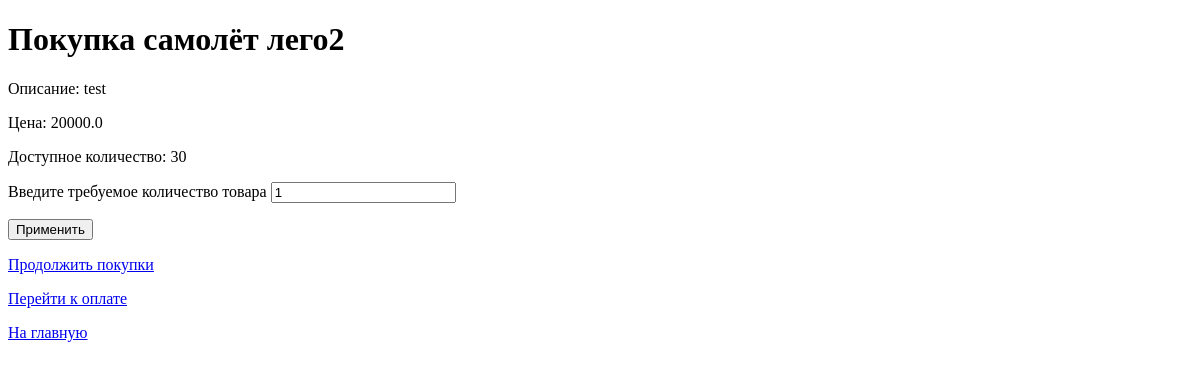
The app's page /buy/car/1 (signed in), older data.
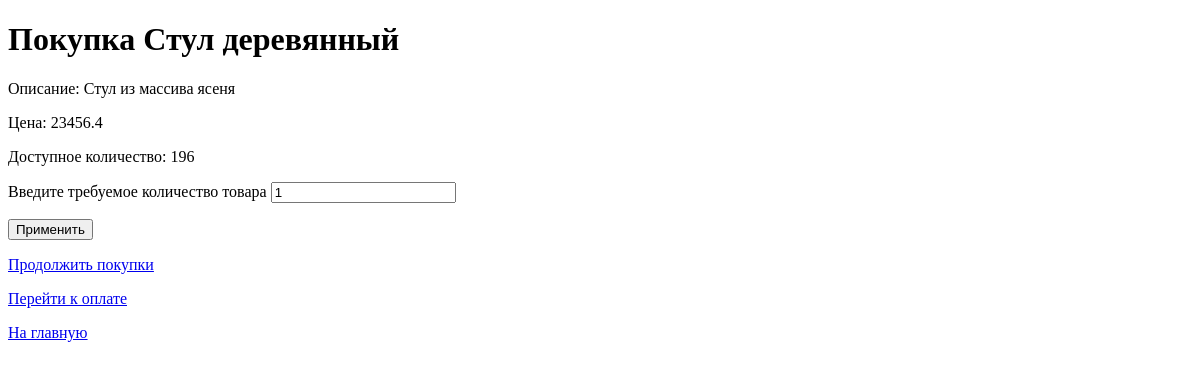
The same page, newer data.
### app/models/product.py (models this page shows)
class ProductModel(Base):
    __tablename__ = 'products'
    __table_args__ = {'keep_existing': True}
    id = Column(INTEGER, primary_key=True)
    name = Column(String, index=True)
    description = Column(String)
    item_number = Column(String)
    price = Column(DOUBLE)
    count = Column(INTEGER)
    is_active = Column(BOOLEAN, default=True)
    category_id = Column(INTEGER, ForeignKey('categories.id', ondelete='CASCADE'), nullable=False)
    action = Column(BOOLEAN, default=False)
    img = Column(String)
    category = relationship('Categories', back_populates='product')
    used_buy = relationship(
        'BuyerProd',
        back_populates='product',
        cascade='save-update, merge, delete, delete-orphan',
        passive_deletes=True,
    )

### app/routers/buy.py (the view)
@buy_router.get('/car/{id_product}')
async def car_get(request: Request, db: Annotated[Session, Depends(get_db)], id_product: int = -1,
                  user=Depends(get_current_user)):
    info = {'request': request, 'title': 'Корзина'}
    if user is None:
        return RedirectResponse(f'/product/list/{id_product}', status_code=status.HTTP_303_SEE_OTHER)
    product = get_product(db, id_product)
    if product is None:
        return HTTPException(status.HTTP_404_NOT_FOUND, 'Товар не найден')
    info['product'] = product
    info['user'] = user
    info['count'] = 1
    info['buy'] = 1
    return templates.TemplateResponse('car.html', info)

### app/templates/buy/car.html (shortened to what this page needs)
<!DOCTYPE html>
<html lang="en">
<head>
</head>
<body>
    <h1>Покупка {{product.name}}</h1>
            <section class="conteiner-fluid">
            <form method="post" action="/buy/car/{{product.id}}">
                <div class="col-auto">
                    <div class="imput-group">
                    <p>Описание: {{product.description}}</p>
                     <p>Цена: {{product.price}}</p>
                    <p>Доступное количество: {{product.count}}</p>
                    <label for="count"> Введите требуемое количество товара </label>
                    <input type="text" id="count" name="count" value="{{count}}" maxlength="255" aria-describedby="btn-buy">
                    {% if buy %}
                    <button type="submit" id="btn-buy">Применить</button>
                    {% endif %}
                    </div>
                </div>
            </form>
        </section>
        <p><a href="\product\list"> Продолжить покупки </a></p>
        <p><a href="\buy\car-user"> Перейти к оплате </a></p>
        <a href="\main"> На главную</a>
</body>
</html>

Row changes from the older to the newer data that the page shows:
changed ProductModel: name "самолёт лего2" → "Стул деревянный"; description "test" → "Стул из массива ясеня"; price "20000.0" → "23456.4"; count "30" → "196"
